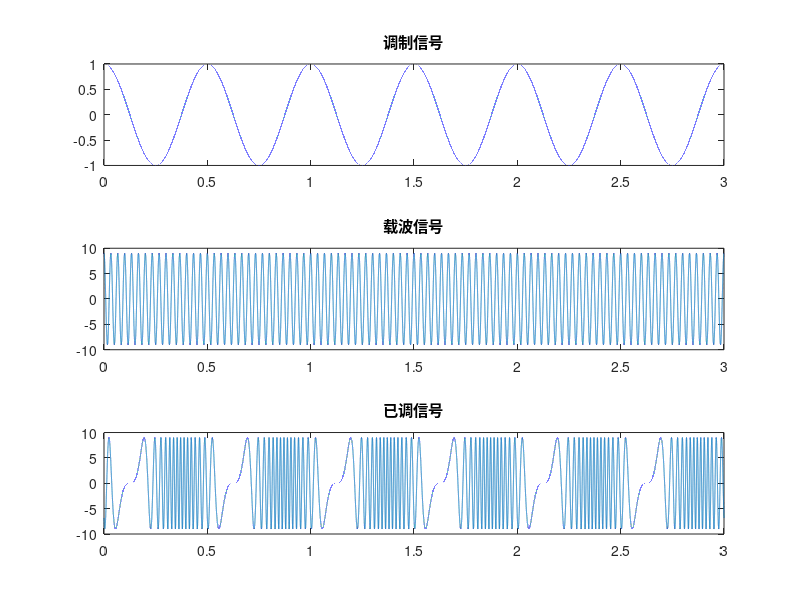

The MATLAB script that drew this image:
dt=0.00001;
t=[0:dt:3];
fm=2;               %调制信号的频率
mt=cos(2*pi*fm*t);  %调制信号的表达式
a=9;                %载波信号的幅值
fc=30;              %载波信号的频率
ct=a*cos(2*pi*fc*t);%载波信号的表达式
kp=15;
s_pm=a*cos(2*pi*fc*t+kp*1*cos(2*pi*fm*t));%已调信号的表达式
figure(1)
subplot(3,1,1)
plot(t,mt)
title('调制信号');  %绘图
subplot(3,1,2)
plot(t,ct)
title('载波信号');  %绘图
subplot(3,1,3)
plot(t,s_pm)
title('已调信号');%绘图
